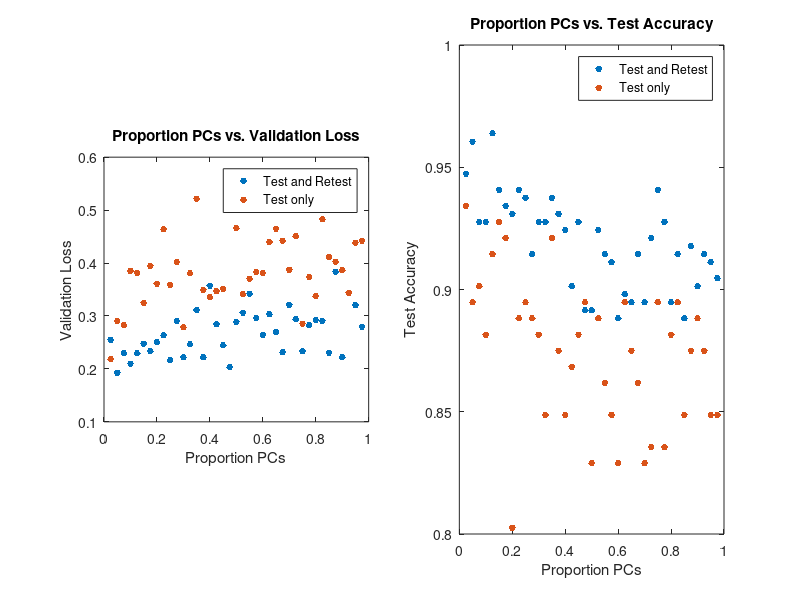
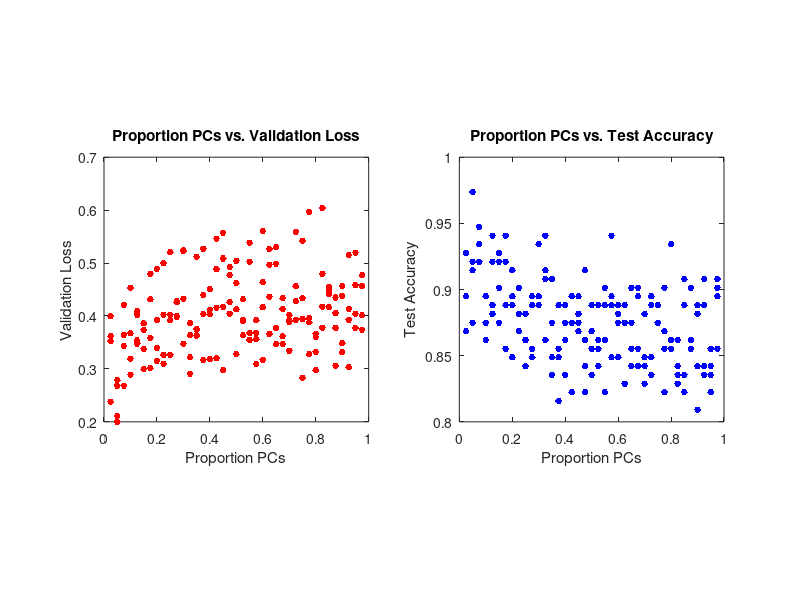

These charts were generated, in order, by the following MATLAB code:
%% Only test vs. test and retest (no subject constraint)
all_data = csvread('HCP100_E200_LR0.001_R0_S0_Y1.csv', 1, 0);
test_only = csvread('HCP100_E200_LR0.001_R0_S0_Y1_test.csv', 1, 0);
pct_comps = all_data(:,1);
accuracies = [all_data(:,2), test_only(:,2)];
losses = [all_data(:,3), test_only(:,3)];

fig1 = subplot(1,2,1);
set(gcf, 'Position',  [100, 100, 1250, 500])
plot(pct_comps, losses, '.', 'MarkerSize',15);
title('Proportion PCs vs. Validation Loss')
xlabel('Proportion PCs'), ylabel('Validation Loss')
legend('Test and Retest', 'Test only') 
axis square

subplot(1,2,2);
plot(pct_comps, accuracies, '.', 'MarkerSize',15);
title('Proportion PCs vs. Test Accuracy')
xlabel('Proportion PCs'), ylabel('Test Accuracy')
legend('Test and Retest', 'Test only') 
saveas(gcf,'pca_test_retest.png')
axis square
%% 5 replicates per pct comp, only on test subjects

rep1 = csvread('HCP100_E200_LR0.001_R0_S0_Y1_1_test.csv',1,0);
rep2 = csvread('HCP100_E200_LR0.001_R0_S0_Y1_2_test.csv',1,0);
rep3 = csvread('HCP100_E200_LR0.001_R0_S0_Y1_3_test.csv',1,0);
rep4 = csvread('HCP100_E200_LR0.001_R0_S0_Y1_4_test.csv',1,0);
rep5 = csvread('HCP100_E200_LR0.001_R0_S0_Y1_5_test.csv',1,0);

pct_comps = rep1(:,1);
accuracy = [rep2(:,2), rep3(:,2), rep4(:,2), rep5(:,2)];
loss = [rep2(:,3), rep3(:,3), rep4(:,3), rep5(:,3)];

fig2 = subplot(1,2,1);
set(gcf, 'Position',  [100, 100, 1250, 500])
plot(pct_comps, loss, 'r.', 'MarkerSize',15);
title('Proportion PCs vs. Validation Loss')
xlabel('Proportion PCs'), ylabel('Validation Loss')
axis square

subplot(1,2,2);
plot(pct_comps, accuracy, 'b.', 'MarkerSize',15);
title('Proportion PCs vs. Test Accuracy')
xlabel('Proportion PCs'), ylabel('Test Accuracy')
axis square
saveas(gcf,'pca_reps.png')
%% 